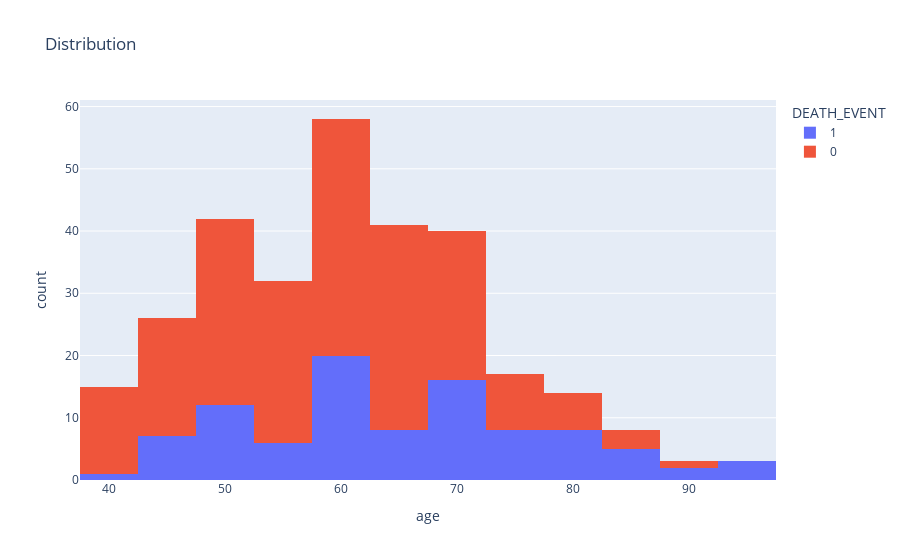

The notebook cell saved with this chart:
### Markdown cell above
Observations:
- Noticable statistical deviations between different features
- Categorical features like sex, smoking and others should be encoded

### Code cell
# Shows the Distribution of Heat Diseases with respect to age
fig=px.histogram(df, 
                 x="age",
                 color="DEATH_EVENT",
                 hover_data=df.columns,
                 title="Distribution")
fig.show()

### Figure 1 — Plotly figure (JSON) as saved in the notebook; plotly's stock layout.template omitted (floating-point values rounded to 4 significant figures; data arrays with more than 128 entries replaced by an {"elided": "..."} marker saying what was removed)
{"data": [{"alignmentgroup": "True", "bingroup": "x", "hovertemplate": "DEATH_EVENT=1<br>age=%{x}<br>count=%{y}<extra></extra>", "legendgroup": "1", "marker": {"color": "#636efa", "pattern": {"shape": ""}}, "name": "1", "offsetgroup": "1", "orientation": "v", "showlegend": true, "type": "histogram", "x": [75, 55, 65, 50, 65, 90, 75, 60, 65, 80, 75, 62, 45, 50, 82, 87, 45, 70, 48, 65, 68, 75, 80, 95, 70, 58, 82, 94, 85, 50, 65, 69, 90, 82, 60, 70, 50, 70, 60, 50, 51, 60, 80, 57, 68, 53, 60, 70, 60, 95, 49, 72, 45, 50, 45, 60, 42, 72, 70, 65, 85, 69, 60, 60, 59, 60, 72, 85, 70, 86, 60, 46, 80, 72, 75, 72, 50, 45, 80, 59, 59, 65, 75, 58, 60.67, 50, 60, 45, 77, 48, 54, 73, 60, 55, 65, 55], "xaxis": "x", "yaxis": "y"}, {"alignmentgroup": "True", "bingroup": "x", "hovertemplate": "DEATH_EVENT=0<br>age=%{x}<br>count=%{y}<extra></extra>", "legendgroup": "0", "marker": {"color": "#EF553B", "pattern": {"shape": ""}}, "name": "0", "offsetgroup": "0", "orientation": "v", "showlegend": true, "type": "histogram", "x": {"elided": "203 float values"}, "xaxis": "x", "yaxis": "y"}], "layout": {"barmode": "relative", "legend": {"title": {"text": "DEATH_EVENT"}, "tracegroupgap": 0}, "title": {"text": "Distribution"}, "xaxis": {"anchor": "y", "domain": [0, 1], "title": {"text": "age"}}, "yaxis": {"anchor": "x", "domain": [0, 1], "title": {"text": "count"}}}}
